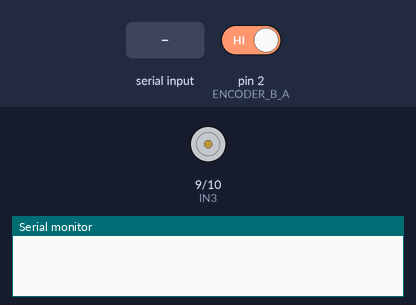
Recording of a sketch running on a simulated Arduino Uno, built with avr-gcc and run on an emulated ATmega328P. Parts: motor-driver pin pairs drawn as motors (green arrow = first pin HIGH = forward, orange = second pin HIGH = backward, longer = more drive, scaled by the enable pin), the last lines printed to the serial monitor. The test bench sets the inputs (shaded band); at power-on: pin 2 (ENCODER_B_A) HIGH.

Above: at 1.2 s.
1.3 s: "f" received over Serial
At 2.5 s:
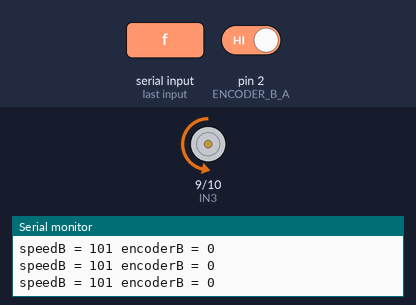
2.8 s: "b" received over Serial
At 3.9 s:
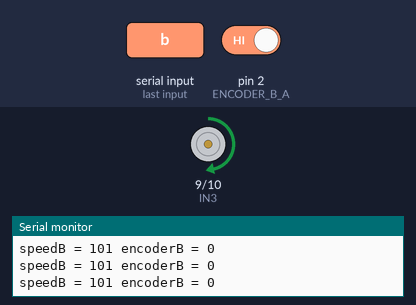
4.3 s: "s" received over Serial
At 5.0 s:
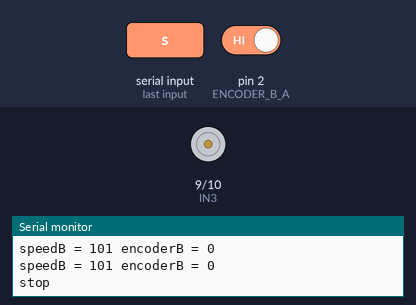
Timing chart, 0 to 7.3 s (numbered marks = the images above; inputs shaded):
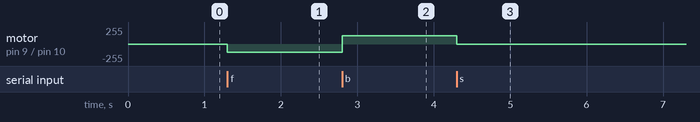

Measured:
- after the input at 1.3 s, motor on pin 9 (IN3) / pin 10 (IN4): stopped → backward 125/255 at once
- after the input at 2.8 s, motor on pin 9 (IN3) / pin 10 (IN4): backward 125/255 → forward 125/255 at once
- after the input at 4.3 s, motor on pin 9 (IN3) / pin 10 (IN4): forward 125/255 → stopped at once

The sketch:

encoder_01.ino
```cpp
// L298N motor driver
//
#define ENB 6
#define IN3 9
#define IN4 10

#define ENCODER_B_A 2
#define ENCODER_B_B A0

byte encoderBLast;
bool encoderBDir = true;
int encoderBCount = 0;
bool active_A = false;

void ISR_encoderB() {
  byte encoderBA = digitalRead(ENCODER_B_A);

  // 방향체크
  if (encoderBLast == LOW && encoderBA == HIGH) {
    byte encoderBB = digitalRead(ENCODER_B_B);
    if (encoderBB == LOW) {
      encoderBDir = true;
    } else if (encoderBB == HIGH) {
      encoderBDir = false;
    }
  }
  encoderBLast = encoderBA;

  // 회전 카운트
  if (encoderBDir) {
    encoderBCount++;
  } else {
    encoderBCount--;
  }
}

void setup() {
  Serial.begin(115200);

  pinMode(ENB, OUTPUT);
  pinMode(IN3, OUTPUT);
  pinMode(IN4, OUTPUT);

  pinMode(ENCODER_B_A, INPUT);
  pinMode(ENCODER_B_B, INPUT);

  attachInterrupt(digitalPinToInterrupt(ENCODER_B_A), ISR_encoderB, CHANGE);
}

unsigned long lastTime = 0;
bool logging = false;

void loop() {

  if (Serial.available()) {
    char cmd = Serial.read();
    if (cmd == 'f') {
      Serial.println("forward");
      dc_forward();
      logging = true;
    } if (cmd == 'b') {
      Serial.println("backward");
      dc_backward();
      logging = true;
    } else if (cmd == 's') {
      Serial.println("stop");
      dc_stop();
      logging = false;
    }
  }

  unsigned long currTime = millis();
  if (logging && (currTime - lastTime > 100)) {
    Serial.print("speedB = ");
    Serial.print(currTime - lastTime);

    Serial.print(" encoderB = ");
    Serial.print(encoderBCount);

    Serial.println();
    lastTime = currTime;
  }
}

void dc_backward()
{
  //동작시작
  active_A = true;

  digitalWrite(IN3, HIGH);
  digitalWrite(IN4, LOW);
  analogWrite(ENB, 125);
}

void dc_forward()
{
  if(!active_A) {
    digitalWrite(IN3, LOW);
    digitalWrite(IN4, HIGH);
    analogWrite(ENB, 125);

    //동작시작
    active_A = true;
  }
}

void dc_stop()
{
  if(active_A) {
    digitalWrite(IN3, LOW);
    digitalWrite(IN4, LOW);
    analogWrite(ENB, 0);

    //동작시작
    active_A = false;
  }
}
```
